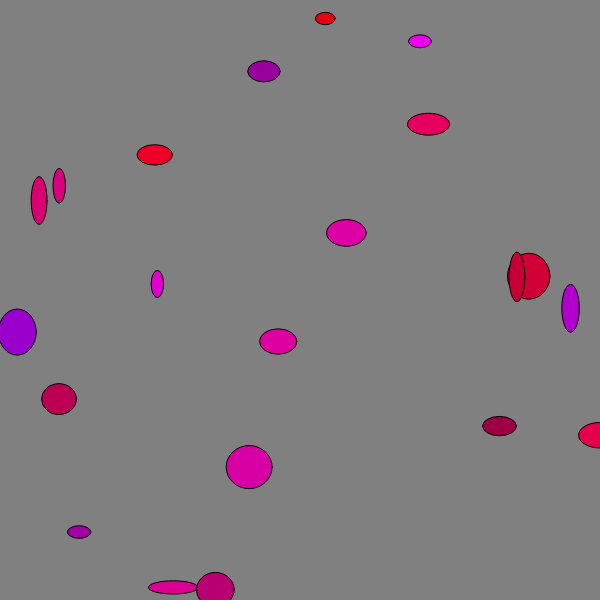
Frame 1 (no input)
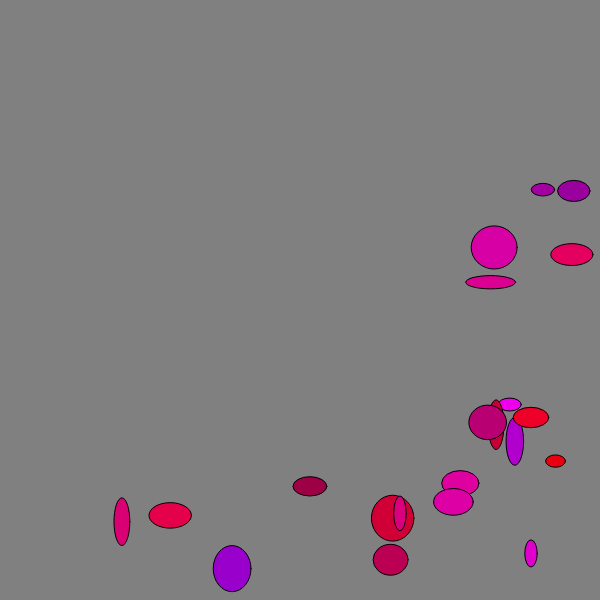
Frame 60 (no input)
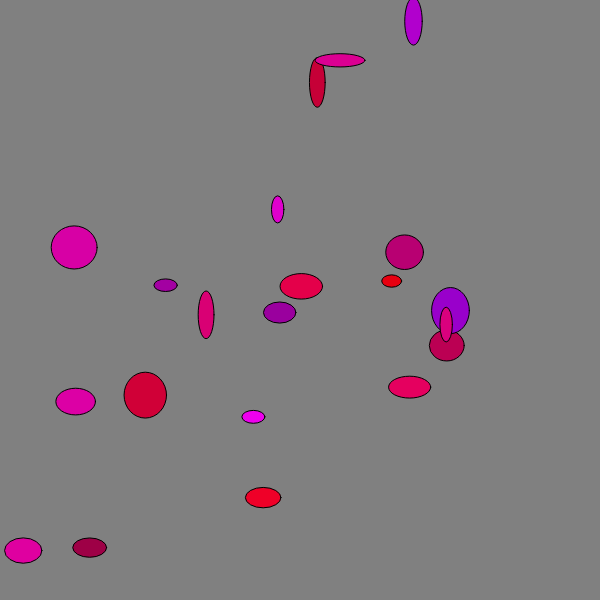
Frame 120 (the mouse pressed at the canvas centre since frame 60)

The p5.js sketch that drew these frames (run headless with seeded random() and noise() and a simulated clock; from frame 60 on, the mouse is pressed at the canvas centre):

// p5.js sketch
// ── sketch.js

var circles = []

function random2(lower,upper){
	return floor(Math.random(0,1)*((upper+1)-lower)+lower)
}

function setup() {
  createCanvas(600, 600);
  for (var i = 0;i<21;i+=1){
	circles.push(i)
  }
  for (var i = 0; i<circles.length;i+=1){
	circles[i] = new Circle(random(0,600),random(0,600),random(150,255),0,random(10,255),random(10,50),random(10,50),random(1,8),random(1,8))
	}
}

function draw(){
	background("grey")
	for (var i = 0; i<circles.length;i+=1){
		circles[i].drawCircle()
		circles[i].moveCircle()
	}
}	

class Circle{

	constructor(x,y,r,g,b,xsize,ysize,xspeed,yspeed){
		this.x = x
		this.y = y
		this.r = r
		this.g = g
		this.b = b
		this.xsize = xsize
		this.ysize = ysize
		this.xspeed = xspeed
		this.yspeed = yspeed
		this.xdirection = true
		this.ydirection = true
	}

	drawCircle(){
		stroke(0)
		fill(this.r,this.g,this.b)
		ellipse(this.x,this.y,this.xsize,this.ysize)
	}

	moveCircle(){
		if (this.x>(600-this.xsize/2)){
			this.xdirection = false
		}
		if (this.x<this.xsize/2){
			this.xdirection  = true
		}
		if (this.xdirection == true){
			this.x+=this.xspeed
		}
		if (this.xdirection == false){
			this.x-=this.xspeed
		}
		
		if (this.y>(600-this.ysize/2)){
			this.ydirection = false
		}
		if (this.y<this.ysize/2){
			this.ydirection  = true
		}
		if (this.ydirection == true){
			this.y+=this.yspeed
		}
		if (this.ydirection == false){
			this.y-=this.yspeed
		}
	}
}
